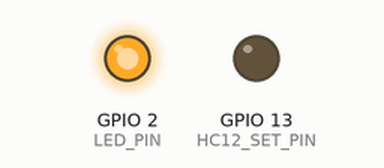
Recording of a sketch running on a simulated ESP8266 (NodeMCU). Parts: output pins drawn as LEDs (lit = HIGH). EEPROM starts erased; the modem accepts every AT command (registered, SIM ready, sends succeed) and sends nothing else; what the sketch prints to the serial monitor is not drawn.

Above: at 0.6 s.
At 1.65 s:
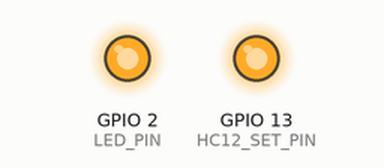
At 32.3 s:
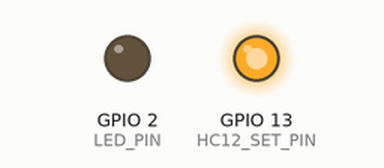
Timing chart, 0 to 41.5 s (numbered marks = the images above):
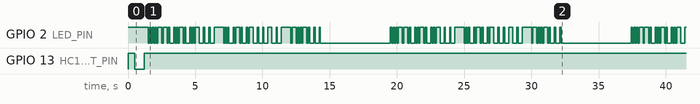

Measured:
- by itself, GPIO 2 (LED_PIN): moves between LOW and HIGH, repeating every 17.9 s
- by itself, everything shown: repeats every 17.9 s, in 56 steps

The sketch:

esp_radio.ino
```cpp
#include <SoftwareSerial.h>
#include <ESP8266WiFi.h>
#include <ESP8266WebServer.h>
#include <EEPROM.h>

// D5=GPIO14  D6=GPIO12  D7=GPIO13
#define HC12_RX_PIN  14
#define HC12_TX_PIN  12
#define HC12_SET_PIN 13
#define LED_PIN       2

const char* MESSAGE = "Hello from ESP8266";
const char* AP_SSID = "ESP-Radio";
const char* AP_PASS = "radiopass";

#define WPM       12
#define DOT_MS    (1200 / WPM)
#define DASH_MS   (3 * DOT_MS)
#define SYM_GAP   DOT_MS
#define LET_GAP   (3 * DOT_MS)
#define WORD_GAP  (7 * DOT_MS)

static const char* MORSE[26] = {
  ".-",    "-...",  "-.-.",  "-..",   ".",     "..-.",
  "--.",   "....",  "..",    ".---",  "-.-",   ".-..",
  "--",    "-.",    "---",   ".--.",  "--.-",  ".-.",
  "...",   "-",     "..-",   "...-",  ".--",   "-..-",
  "-.--",  "--.."
};

SoftwareSerial hc12(HC12_RX_PIN, HC12_TX_PIN);
ESP8266WebServer server(80);

int currentChannel = 1;

float channelToFreq(int ch) {
  return 433.4f + (ch - 1) * 0.4f;
}

int freqToChannel(float freq) {
  int ch = (int)round((freq - 433.4f) / 0.4f) + 1;
  if (ch < 1)   ch = 1;
  if (ch > 100) ch = 100;
  return ch;
}

void saveChannel(int ch) {
  EEPROM.put(0, ch);
  EEPROM.commit();
}

int loadChannel() {
  int ch;
  EEPROM.get(0, ch);
  if (ch < 1 || ch > 100) ch = 1;
  return ch;
}

void applyChannel(int ch) {
  if (ch < 1)   ch = 1;
  if (ch > 100) ch = 100;

  char cmd[16];
  snprintf(cmd, sizeof(cmd), "AT+C%03d\r\n", ch);

  digitalWrite(HC12_SET_PIN, LOW);
  delay(100);
  while (hc12.available()) hc12.read();
  hc12.print(cmd);
  delay(200);
  digitalWrite(HC12_SET_PIN, HIGH);
  delay(300);

  currentChannel = ch;
  saveChannel(ch);
}

void configureHC12() {
  digitalWrite(HC12_SET_PIN, LOW);
  delay(100);
  while (hc12.available()) hc12.read();

  hc12.print("AT+B9600\r\n"); delay(150);
  hc12.print("AT+P1\r\n");    delay(150);
  hc12.print("AT+FU3\r\n");   delay(150);

  char cmd[16];
  snprintf(cmd, sizeof(cmd), "AT+C%03d\r\n", currentChannel);
  hc12.print(cmd);
  delay(150);

  digitalWrite(HC12_SET_PIN, HIGH);
  delay(300);
}

void handleRoot() {
  float freq = channelToFreq(currentChannel);

  String html =
    "<!DOCTYPE html><html><head>"
    "<meta charset='utf-8'>"
    "<meta name='viewport' content='width=device-width,initial-scale=1'>"
    "<title>ESP Radio</title>"
    "<style>"
    "body{font-family:sans-serif;max-width:420px;margin:40px auto;padding:0 16px;background:#f0f2f5}"
    "h1{margin-bottom:4px}"
    ".card{background:#fff;border-radius:8px;padding:20px;margin-top:16px;box-shadow:0 1px 4px #0002}"
    ".freq{font-size:2em;font-weight:bold;color:#1a73e8}"
    ".sub{color:#777;font-size:.85em;margin-top:4px}"
    "label{display:block;margin-top:14px;font-size:.9em;color:#555}"
    "input[type=number]{width:100%;padding:9px;font-size:1em;border:1px solid #ccc;"
      "border-radius:4px;box-sizing:border-box;margin-top:4px}"
    "input[type=range]{width:100%;margin-top:8px;accent-color:#1a73e8}"
    "button{margin-top:18px;width:100%;padding:11px;font-size:1em;background:#1a73e8;"
      "color:#fff;border:none;border-radius:4px;cursor:pointer}"
    "button:active{background:#1558b0}"
    "</style></head><body>"
    "<h1>ESP Radio</h1>"
    "<div class='card'>"
      "<div>Текущая частота</div>"
      "<div class='freq'>" + String(freq, 1) + " МГц</div>"
      "<div class='sub'>Канал " + String(currentChannel) + " из 100 &nbsp;|&nbsp; диапазон 433.4–473.0 МГц</div>"
    "</div>"
    "<div class='card'>"
      "<form method='POST' action='/set'>"
        "<label>Частота (МГц)"
          "<input type='number' id='fq' name='freq'"
            " min='433.4' max='473.0' step='0.4' value='" + String(freq, 1) + "'>"
        "</label>"
        "<label>Канал: <span id='chval'>" + String(currentChannel) + "</span>"
          "<input type='range' id='ch' min='1' max='100' value='" + String(currentChannel) + "'"
            " oninput=\"var f=(433.4+(this.value-1)*0.4).toFixed(1);"
              "document.getElementById('fq').value=f;"
              "document.getElementById('chval').textContent=this.value\">"
        "</label>"
        "<button type='submit'>Применить</button>"
      "</form>"
    "</div>"
    "</body></html>";

  server.send(200, "text/html; charset=utf-8", html);
}

void handleSet() {
  if (server.hasArg("freq")) {
    float freq = server.arg("freq").toFloat();
    applyChannel(freqToChannel(freq));
  }
  server.sendHeader("Location", "/");
  server.send(302, "text/plain", "");
}

void keyDown(int ms) {
  digitalWrite(LED_PIN, LOW);  // active LOW
  unsigned long end = millis() + (unsigned long)ms;
  while ((long)(end - millis()) > 0) {
    hc12.write(0xEE);
    yield();  // кормим watchdog, иначе ESP8266 ресетится в tight loop
  }
  hc12.flush();
}

void keyUp(int ms) {
  digitalWrite(LED_PIN, HIGH);
  delay(ms);
}

void sendSymbols(const char* code) {
  for (int i = 0; code[i] != '\0'; i++) {
    if (i > 0) keyUp(SYM_GAP);
    if (code[i] == '.') {
      keyDown(DOT_MS);
      Serial.print('.');
    } else if (code[i] == '-') {
      keyDown(DASH_MS);
      Serial.print('-');
    }
  }
}

void sendMessage(const char* msg) {
  bool firstChar = true;
  for (int i = 0; msg[i] != '\0'; i++) {
    char c = (char)toupper((unsigned char)msg[i]);
    if (c == ' ') {
      keyUp(WORD_GAP);
      Serial.print(" | ");
      firstChar = true;
    } else if (c >= 'A' && c <= 'Z') {
      if (!firstChar) keyUp(LET_GAP);
      Serial.print(c); Serial.print(':');
      sendSymbols(MORSE[c - 'A']);
      Serial.print(' ');
      firstChar = false;
    }
  }
  Serial.println();
}

void setup() {
  Serial.begin(115200);

  pinMode(LED_PIN,      OUTPUT);
  pinMode(HC12_SET_PIN, OUTPUT);
  digitalWrite(LED_PIN,      HIGH);
  digitalWrite(HC12_SET_PIN, HIGH);

  EEPROM.begin(4);
  currentChannel = loadChannel();

  hc12.begin(9600);
  delay(500);
  configureHC12();

  WiFi.softAP(AP_SSID, AP_PASS);
  Serial.printf("[WiFi] AP: %s  IP: %s\n", AP_SSID, WiFi.softAPIP().toString().c_str());

  server.on("/",    HTTP_GET,  handleRoot);
  server.on("/set", HTTP_POST, handleSet);
  server.begin();
  Serial.println("Сервер запущен");

  Serial.printf("Сообщение: \"%s\"  %d WPM  %.1f МГц\n", MESSAGE, WPM, channelToFreq(currentChannel));
}

void loop() {
  server.handleClient();

  Serial.println("\n> Передача:");
  sendMessage(MESSAGE);
  Serial.println("Пауза 5 с");

  unsigned long pauseEnd = millis() + 5000;
  while ((long)(pauseEnd - millis()) > 0) {
    server.handleClient();
    delay(5);
  }
}
```
